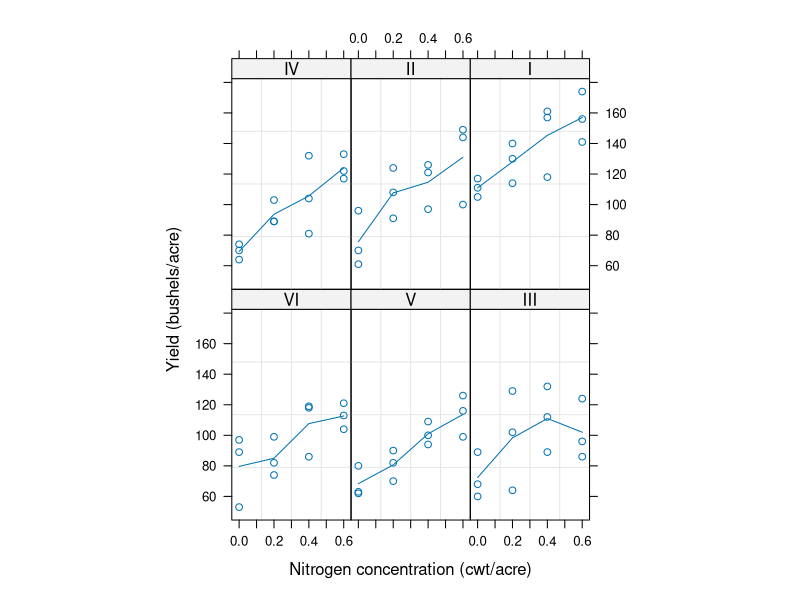
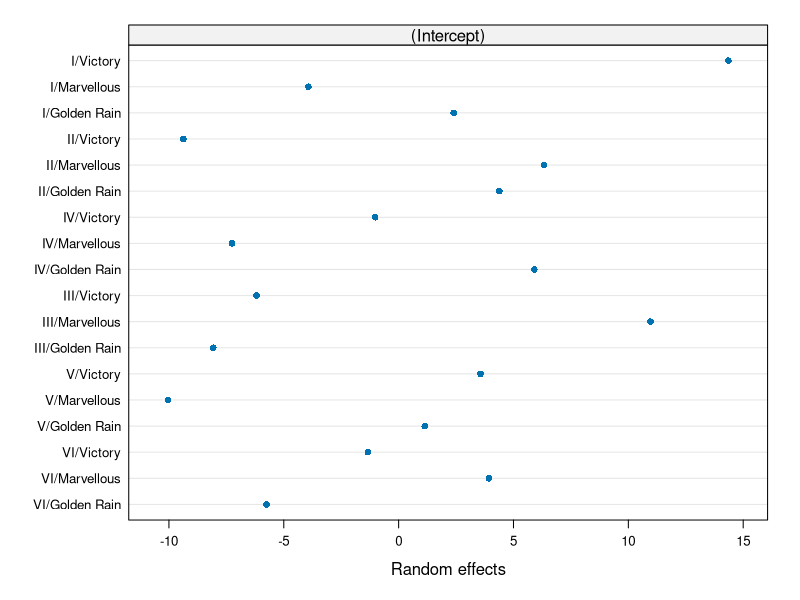
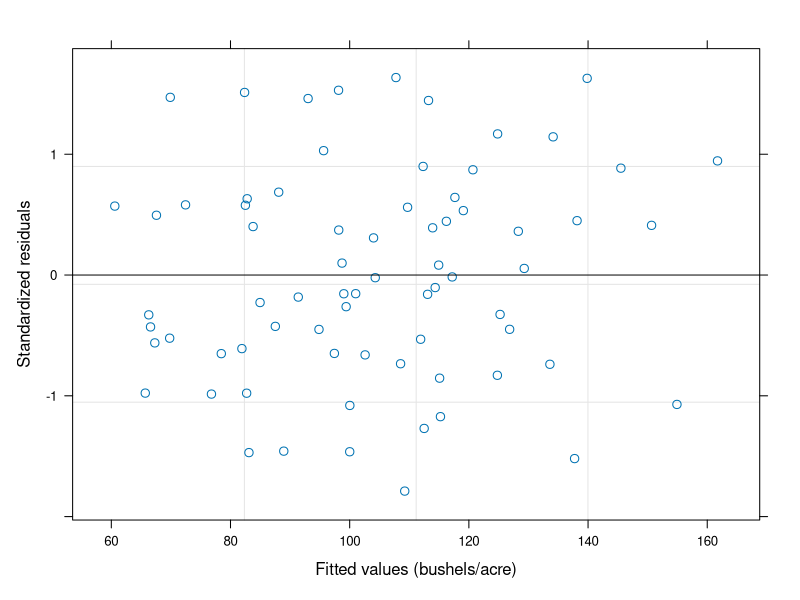

Source code (R) for these figures, in order:
## ---- chunk 1
library(nlme)
## ---- chunk 2
data(Oats)
str(Oats)
head(Oats)
plot(Oats)
## ---- chunk 3
model1 <- lm(yield ~ Variety * nitro, data = Oats)
summary(model1)
## ---- chunk 4
#just fixed effects
lme(yield ~ Variety * nitro, data = Oats)

#now add random effects
lme(yield ~ Variety * nitro, data = Oats, 
              random = ~1 | Block/Variety/nitro)

#but model is now saturated with random effects, i.e. there are as many combinations of random effects (72) as there are data points (72) in the model.  So remove the lowest level random effect

model2 <- lme(yield ~ Variety * nitro, data = Oats, 
              random = ~1 | Block/Variety)
model2
summary(model2)
## ---- chunk 5
#model1 coefficients
coef(model1)
#model2 coefficients
coef(model2)
## ---- chunk 6
plot(ranef(model2))
## ---- chunk 7
plot(model2)
